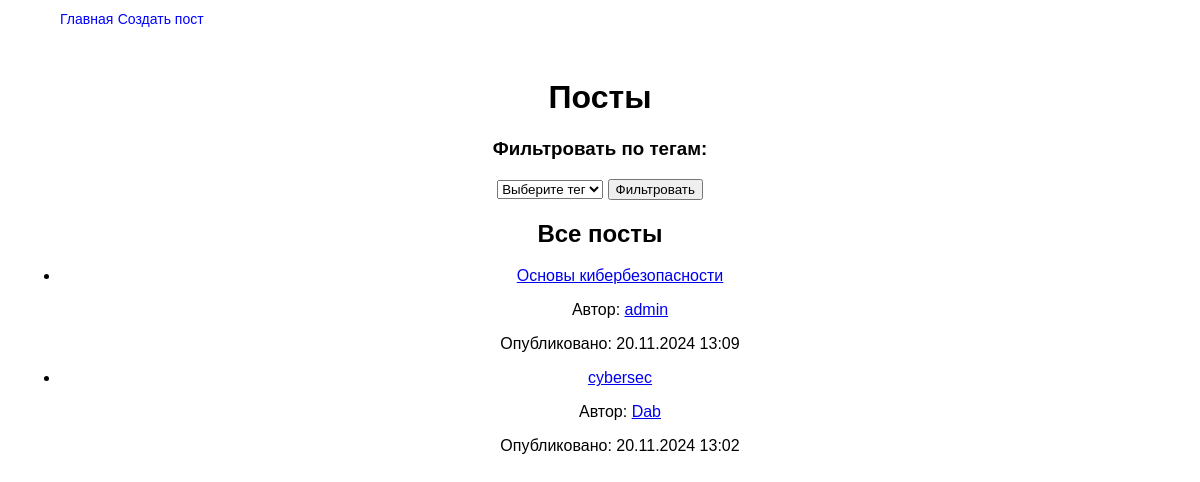
/posts/, run on the app's committed database.
### blog/models.py (models this page shows, shortened)
class Post(models.Model):
    title = models.CharField(max_length=255)
    slug = models.SlugField(max_length=255, unique=True, db_index=True, verbose_name='URL')
    content = models.TextField()
    author = models.ForeignKey(User, on_delete=models.CASCADE, related_name='posts')
    created_at = models.DateTimeField(auto_now_add=True)
    updated_at = models.DateTimeField(auto_now=True)
    is_public = models.BooleanField(default=True)  # Публичный или скрытый пост
    is_visible_on_request = models.BooleanField(default=False)  # Скрытый пост (по запросу)
    tags = models.ManyToManyField('Tag', related_name='posts', blank=True)  # Теги для постов
    class Meta:
        verbose_name = 'Посты'
        verbose_name_plural = verbose_name

### blog/views.py (the view)
# urls.py: path('posts/', posts_by_tag, name='all-posts'),
def posts_by_tag(request, tag_slug=None):
    tags = Tag.objects.all()
    if tag_slug:
        tag = Tag.objects.get(slug=tag_slug)
        posts = Post.objects.filter(tags=tag).order_by('-created_at')  # Сортировка по дате
    else:
        posts = Post.objects.all().order_by('-created_at')  # Если тег не передан, показываем все посты
    return render(request, 'blog/posts_by_tag.html', {'posts': posts, 'tags': tags, 'selected_tag': tag if tag_slug else None})

### blog/templates/blog/posts_by_tag.html (shortened to what this page needs)
{% extends 'blog/base.html' %}
{% block content %}
    <div class="tag-filter">
        <h1>Посты</h1>
        <h3>Фильтровать по тегам:</h3>
        <form method="GET">
            <select name="tag">
                <option value="">Выберите тег</option>
            </select>
            <button type="submit">Фильтровать</button>
        </form>
        <h2>{% if selected_tag %}Посты с тегом: {{ selected_tag.name }}{% else %}Все посты{% endif %}</h2>
        {% if posts %}
            <ul>
                {% for post in posts %}
                    <li>
                        <a href="{% url 'post-detail' post.slug %}">{{ post.title }}</a>
                        <p>Автор: <a href="{% url 'profile' post.author.username %}">{{ post.author.username }}</a></p>
                        <p>Опубликовано: {{ post.created_at|date:"d.m.Y H:i" }}</p>
                    </li>
                {% endfor %}
            </ul>
        {% else %}
            <p>Нет постов с этим тегом.</p>
        {% endif %}
    </div>
{% endblock %}

### blog/static/css/style.css (style rules this page uses)
html, body { margin: 0; padding: 0; font-family: 'Arial', sans-serif; height: 111vh; display: flex; flex-direction: column; }

### data on the page
Post: title "Основы кибербезопасности", author.username "admin", created_at "20.11.2024 13:09"
Post: title "cybersec", author.username "Dab", created_at "20.11.2024 13:02"
